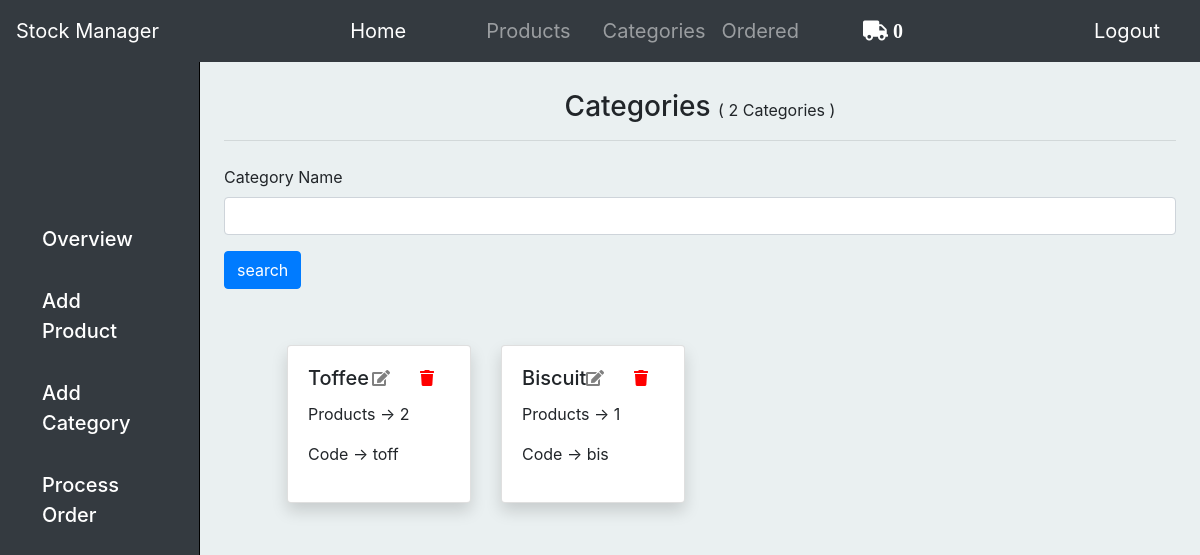
The page /categories/ (signed in) on the database as committed earlier.
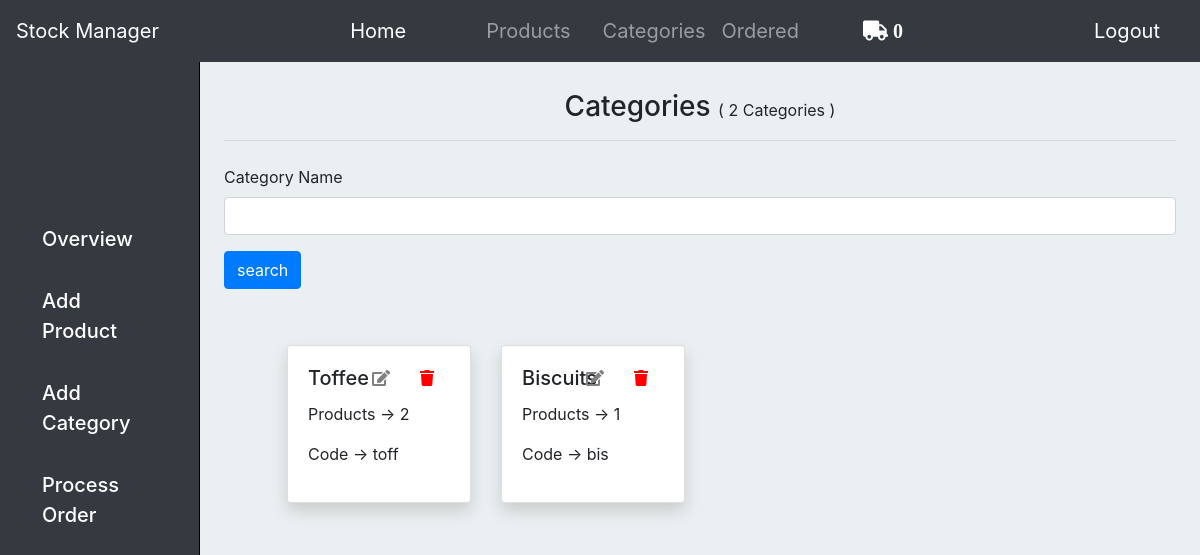
The same page on the database as committed later.
### base/models.py (models this page shows, shortened)
class Category(models.Model):
    name = models.CharField(max_length=100)
    code = models.CharField(max_length=100)
    owner = models.ForeignKey(User, on_delete=models.CASCADE)

### base/views.py (the view)
# urls.py: path('categories/',views.category, name="category"),
@login_required
def category(request):
    categories = Category.objects.filter(owner=request.user)
    noc = len(categories)
    print(noc)
    categoryfilter = CategoryFilter(request.GET, queryset=categories)
    categories = categoryfilter.qs
    context = {
        'noc':noc,
        'categories':categories,
        'categoryfilter':categoryfilter
    }
    return render(request, "base/category_page.html", context)

### base/templatetags/cart_template_tags.py (called while the page is built)
@register.filter
def cart_item_count(user):
    if user.is_authenticated:
        qs = Order.objects.filter(user=user, ordered=False)
        if qs.exists():
            return qs[0].items.count()
    return 0

### base/templates/base/category_page.html (shortened to what this page needs)
{% extends 'base/layout.html' %}
{% load static %}
{% load crispy_forms_tags %}
{% block main %}
	<h3 class="h3_head">Categories <small>( {{noc}} Categories )</small></h3>
	<hr>
		<form id="searchForm" method="GET" class="mt-4">
			{{categoryfilter.form|crispy}}
			<input class="btn btn-primary mb-2" type="submit" value="search">
		</form>
	<div class="row ml-5 mr-5 mt-5">
	{% for cat in categories %}
		<div class="col-sm-3">
	    <div class="card shadow">
	      <div class="card-body">
	        <h5 class="card-title">{{cat.name}}</h5>
	        <p class="card-text">Products -> {{cat.products.all.count}}</p>
	        <p class="card-text">Code -> {{cat.code}}</p>
			<div class="prodicon mr-5">
				<a href="{% url 'editcategory' cat.id %}"><i class="fas fa-edit" style="color: grey;"></i></a>
			</div>
			<div class="prodicon">
				<a href="{% url 'delete_confirm' cat.id %}"><i class="fas fa-trash" style="color: red;"></i></a>
			</div>
	      </div>
	    </div>
	  </div>
	{% endfor %}
	</div>
{% endblock main %}

### base/templates/base/layout.html (shortened to what this page needs)
{% load static %}
{% load cart_template_tags %}
<!DOCTYPE html>
<html>
<head>
    <link rel="stylesheet" href="https://stackpath.bootstrapcdn.com/bootstrap/4.5.2/css/bootstrap.min.css">
    <link rel="stylesheet" type="text/css" href="{% static 'css/style.css' %}">
    <link rel="stylesheet" href="https://use.fontawesome.com/releases/v5.7.0/css/all.css">
</head>
<body style="background-color: #EAF0F1">
    <nav class="navbar navbar-expand-lg navbar-dark bg-dark fixed-top">
    <a class="navbar-brand" href="#">Stock Manager</a>
    <div class="collapse navbar-collapse" id="navbarSupportedContent">
        <ul class="navbar-nav ml-auto mr-auto">
        <li class="nav-item active mr-5">
            <a class="nav-link " href="{% url 'home' %}">Home <span class="sr-only">(current)</span></a>
        </li>
        <li class="nav-item ml-3">
            <a class="nav-link" href="{% url 'product' %}">Products</a>
        </li>
        <li class="nav-item ml-3">
            <a class="nav-link" href="{% url 'category' %}">Categories</a>
        </li>
        <li class="nav-item">
            <a class="nav-link" href="{% url 'orders' %}">Ordered</a>
        </li>
        <li class="nav-item">
            <a class="nav-link" href="{% url 'list' %}"><i class="fas fa-truck ml-5" style="color: white;;">  {{ request.user|cart_item_count }}</i></a>
        </li>
        </ul>
        {% if user.is_authenticated %}
        <a class="nav-link mr-2" href="{% url 'logout' %}">Logout</a>
        {% else %}
        <a class="nav-link mr-2" href="{% url 'login' %}">Login</a>
        {% endif %}
    </div>
    </nav>
    <div class="container-fluid">
    	<div class="row">
    		<div class="col-md-2 bg-dark d-none d-md-block sidebar">
    			<div class="sidebar-left">
    				<ul class="nav flex-column sidebar-nav">
                        <li class="nav-item  mt-3 mr-4 ml-3">
                            <div class="side_nav_div">
                            	<a class="nav-link active" href="{% url 'home' %}">
                               	Overview
                            </a>
                            </div>
                        </li>
                        <li class="nav-item  mt-3 mr-4 ml-3">
                            <div class="side_nav_div">
                            	<a class="nav-link active" href="{% url 'addprod' %}">
                               	Add Product
                            </a>
                            </div >
                        </li>
                        <li class="nav-item  mt-3 mr-4 ml-3">
                            <div class="side_nav_div">
                            	<a class="nav-link active" href="{% url 'addcat' %}">
                               	Add Category
                            </a>
                            </div >
                        </li>
                        <li class="nav-item  mt-3 mr-4 ml-3">
                            <div class="side_nav_div">
                            	<a class="nav-link active" href="#">
                               	Process Order
                            </a>
                            </div>
                        </li>
                    </ul>
    			</div>
    		</div>
    		<main role="main" class="col-md-9 ml-sm-auto col-lg-10 px-4">
    			{% block main %}
                {% endblock main %}
    		</main>
    	</div>
    </div>
</body>
</html>

### base/static/css/style.css (style rules this page uses)
.sidebar { position: fixed; top: 0; bottom: 0; z-index: 100; padding: 200px 0 0 10px; border-right: 1px solid black; }
.sidebar-left { position: sticky; top: 0; height: calc(100vh-70px); }
.sidebar-nav li .nav-link { color: white; font-weight: 500; font-size: 20px; }
nav { font-size: 20px; }
main { padding-top: 90px; }
main .card { margin-bottom: 40px; }
a { color: white; }
.h3_head { text-align: center; }
.prodicon { position: absolute; width: 20px; height: 20px; right: 30px; top: 20px; }
small { font-size: 16px; }

Rows that differ between the two databases and show on the page:
removed Category: name "Biscuit", products.all.count "1", code "bis"
added Category: name "Biscuits", products.all.count "1", code "bis"
